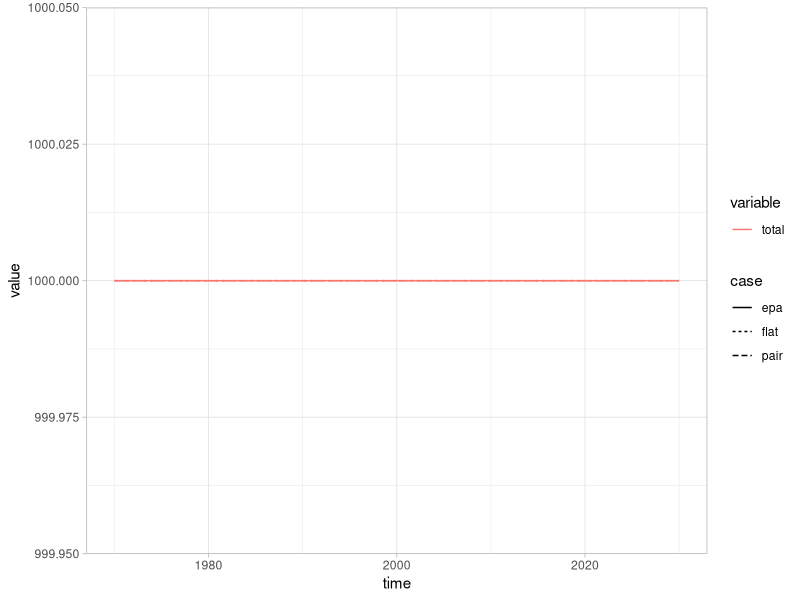
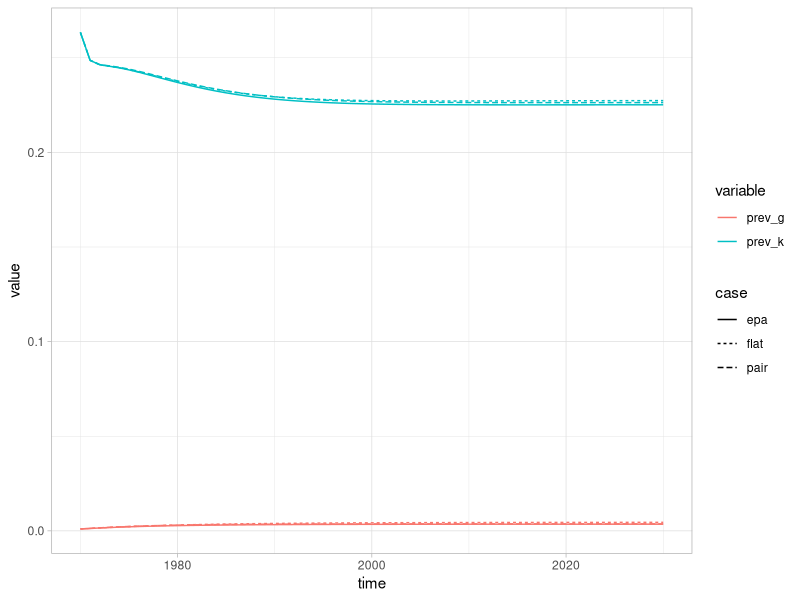
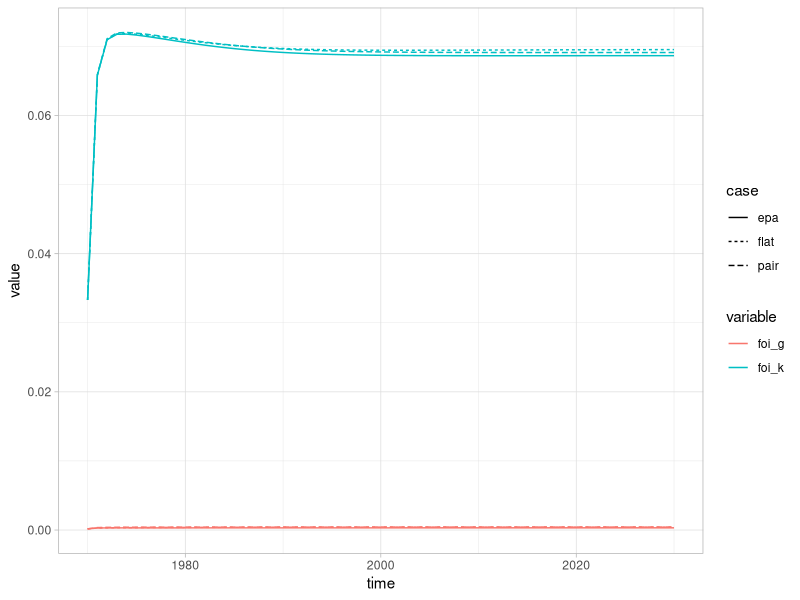

Here is the R script that generated these plots, in order:
library('deSolve')
library('ggplot2')
library('reshape2')
# ------------------------------------------------------------------------------
# indices
# g = gen pop; k = key pop
# S = susceptible; A = acute infection; Y = chronic infection
# u = unpaired (all models); p = post-transm (EPA); gXX: pair states (pair-based)
ylabs = c(
  'gSu','gAu','gYu','kSu','kAu','kYu', # flat  1: 6
  'gAp','gYp','kAp','kYp',             # epa   7:10
  'gSS','gSA','gSY','gAA','gAY','gYY') # pair 11:16
nc = length(ylabs)
for (i in seq(nc)){ assign(ylabs[i],i,env=.GlobalEnv) } # HACK
# ------------------------------------------------------------------------------
# parameters
# unit: years
par.def = function(...){
  p = list(
    # populations
    prop_k = .02, # prop key pop entering
    size = 1000, # total size
    exit = 1/35, # pop turnover
    turn = 1/8.2, # group turnover
    # partnerships
    acts_sh = 3, # acts per short ptr
    rate_sh_kg = 60, # short ptrs rate: key with gen
    rate_sh_kk = 60, # short ptrs rate: key with key
    gap_lo_gg = .5, # mean gap b/w long ptrs
    dur_lo  = 10, # duration of long ptrs
    freq_lo = 70, # act freq per long ptr
    # infection
    beta_Y = .0007, # chronic transm risk per act
    beta_A = .0007*26, # acute transm risk per act
    mort = 1/11, # mort rate among chronic
    prog = 4, # acute-to-chronic rate
    init_Y = 1 # init num infections
  )
  # allow override
  pu = list(...)
  for (name in names(pu)){
    p[[name]] = pu[[name]]
  }
  # conditional
  p$prop_g = 1-p$prop_k # prop gen pop entering
  p$size_k = p$size * p$prop_k * p$exit / (p$turn + p$exit) # equilib key pop size
  p$size_g = p$size - p$size_k # equilib gen pop size
  p$rate_sh_gk = p$rate_sh_kg * p$size_k / p$size_g # short ptrs rate: gen with key
  p$rate_lo_gg = 1/(p$gap_lo_gg+p$dur_lo) # long ptrs rate: gen with gen
  p$cur_lo_gg = p$rate_lo_gg * p$dur_lo # mean num long ptrs among gen pop
  p$acts_lo = p$freq_lo * p$dur_lo # acts per long ptr
  p$prop_pair = 2/p$gap_lo_gg / (1/p$dur_lo + 2/p$gap_lo_gg + p$exit) # equilib prop paired
  # return
  return(p)
}
# ------------------------------------------------------------------------------
# flat
y0.flat = function(p){
  y0 = setNames(rep(0,nc),ylabs)
  y0[gSu] = p$size_g - p$init_Y
  y0[gYu] = p$init_Y
  y0[kSu] = p$size_k - p$init_Y
  y0[kYu] = p$init_Y
  return(y0)
}
dy.flat = function(t,y,p){
  dy = y*0
  # sums
  size_g = y[gSu]+y[gAu]+y[gYu]
  size_k = y[kSu]+y[kAu]+y[kYu]
  prev_g = (size_g-y[gSu]) / size_g
  prev_k = (size_k-y[kSu]) / size_k
  # foi
  B_A_sh = 1-(1-p$beta_A)^(p$acts_sh)
  B_Y_sh = 1-(1-p$beta_Y)^(p$acts_sh)
  B_A_lo = 1-(1-p$beta_A)^(p$acts_lo)
  B_Y_lo = 1-(1-p$beta_Y)^(p$acts_lo)
  foi_g = p$rate_lo_gg * (y[gAu]*B_A_lo + y[gYu]*B_Y_lo) / size_g +
          p$rate_sh_gk * (y[kAu]*B_A_sh + y[kYu]*B_Y_sh) / size_k
  foi_k = p$rate_sh_kg * (y[gAu]*B_A_sh + y[gYu]*B_Y_sh) / size_g +
          p$rate_sh_kk * (y[kAu]*B_A_sh + y[kYu]*B_Y_sh) / size_k
  # dy
  dy[gSu] = -y[gSu]*p$exit +y[kSu]*p$turn +p$size*p$prop_g*p$exit -y[gSu]*foi_g
  dy[kSu] = -y[kSu]*p$exit -y[kSu]*p$turn +p$size*p$prop_k*p$exit -y[kSu]*foi_k
  dy[gAu] = -y[gAu]*p$exit +y[kAu]*p$turn -y[gAu]*p$prog +y[gSu]*foi_g
  dy[kAu] = -y[kAu]*p$exit -y[kAu]*p$turn -y[kAu]*p$prog +y[kSu]*foi_k
  dy[gYu] = -y[gYu]*p$exit +y[kYu]*p$turn -y[gYu]*p$mort +y[gAu]*p$prog
  dy[kYu] = -y[kYu]*p$exit -y[kYu]*p$turn -y[kYu]*p$mort +y[kAu]*p$prog
  # return
  return(list(dy=dy,
    foi_g  = unname(foi_g),
    foi_k  = unname(foi_k),
    prev_g = unname(prev_g),
    prev_k = unname(prev_k)))
}
# ------------------------------------------------------------------------------
# epa
y0.epa = function(p){
  return(y0.flat(p))
}
dy.epa = function(t,y,p){
  dy = y*0
  # sums
  size_g = y[gSu]+y[gAu]+y[gAp]+y[gYu]+y[gYp]
  size_k = y[kSu]+y[kAu]+y[kAp]+y[kYu]+y[kYp]
  prev_g = (size_g-y[gSu]) / size_g
  prev_k = (size_k-y[kSu]) / size_k
  # foi: long (epa)
  Sgg_lo = y[gSu] * p$cur_lo_gg # cur eff ptrs among sus
  Agg_lo = y[gAu] * p$cur_lo_gg + y[gAp] * (p$cur_lo_gg-1) # cur eff ptrs among acute
  Ygg_lo = y[gYu] * p$cur_lo_gg + y[gYp] * (p$cur_lo_gg-1) # cur eff ptrs among chronic
  tot_lo = Sgg_lo + Agg_lo + Ygg_lo # total cur eff ptrs
  foi_Agg = Sgg_lo * Agg_lo / tot_lo * p$freq_lo * p$beta_A # abs trans from acute
  foi_Ygg = Sgg_lo * Ygg_lo / tot_lo * p$freq_lo * p$beta_Y # abs trans from chronic
  foi_Sgg = foi_Agg + foi_Ygg # abs trans to sus
  # foi: short (classic)
  B_A_sh = 1-(1-p$beta_A)^(p$acts_sh)
  B_Y_sh = 1-(1-p$beta_Y)^(p$acts_sh)
  foi_g = p$rate_sh_gk * ((y[kAu]+y[kAp])*B_A_sh + (y[kYu]+y[kYp])*B_Y_sh) / size_k +
          foi_Sgg / y[gSu]
  foi_k = p$rate_sh_kg * ((y[gAu]+y[gAp])*B_A_sh + (y[gYu]+y[gYp])*B_Y_sh) / size_g +
          p$rate_sh_kk * ((y[kAu]+y[kAp])*B_A_sh + (y[kYu]+y[kYp])*B_Y_sh) / size_k
  # dy
  dy[gSu] = -y[gSu]*p$exit +y[kSu]*p$turn +p$size*p$prop_g*p$exit         -y[gSu]*foi_g
  dy[kSu] = -y[kSu]*p$exit -y[kSu]*p$turn +p$size*p$prop_k*p$exit         -y[kSu]*foi_k
  dy[gAp] = -y[gAp]*p$exit +y[kAp]*p$turn -y[gAp]/p$dur_lo -y[gAp]*p$prog +y[gSu]*foi_g  +foi_Agg
  dy[kAp] = -y[kAp]*p$exit -y[kAp]*p$turn -y[kAp]/p$dur_lo -y[kAp]*p$prog +y[kSu]*foi_k
  dy[gAu] = -y[gAu]*p$exit +y[kAu]*p$turn +y[gAp]/p$dur_lo -y[gAu]*p$prog                -foi_Agg
  dy[kAu] = -y[kAu]*p$exit -y[kAu]*p$turn +y[kAp]/p$dur_lo -y[kAu]*p$prog
  dy[gYp] = -y[gYp]*p$exit +y[kYp]*p$turn -y[gYp]/p$dur_lo +y[gAp]*p$prog -y[gYp]*p$mort +foi_Ygg
  dy[kYp] = -y[kYp]*p$exit -y[kYp]*p$turn -y[kYp]/p$dur_lo +y[kAp]*p$prog -y[kYp]*p$mort
  dy[gYu] = -y[gYu]*p$exit +y[kYu]*p$turn +y[gYp]/p$dur_lo +y[gAu]*p$prog -y[gYu]*p$mort -foi_Ygg
  dy[kYu] = -y[kYu]*p$exit -y[kYu]*p$turn +y[kYp]/p$dur_lo +y[kAu]*p$prog -y[kYu]*p$mort
  # return
  return(list(dy=dy,
    foi_g  = unname(foi_g),
    foi_k  = unname(foi_k),
    prev_g = unname(prev_g),
    prev_k = unname(prev_k)))
}
# ------------------------------------------------------------------------------
# pair
y0.pair = function(p){
  y0 = setNames(rep(0,nc),ylabs)
  y0[gSu] = p$size_g * (1-p$prop_pair)
  y0[gSS] = p$size_g * p$prop_pair * 0.5 - p$init_Y
  y0[gSY] = p$init_Y
  y0[kSu] = p$size_k - p$init_Y
  y0[kYu] = p$init_Y
  return(y0)
}
dy.pair = function(t,y,p){
  dy = y*0
  # sums
  size_k  = y[kSu]+y[kAu]+y[kYu]
  size_gu = y[gSu]+y[gAu]+y[gYu]+1e-14
  size_gp = 2*(y[gSS]+y[gSA]+y[gSY]+y[gAA]+y[gAY]+y[gYY])+1e-14
  size_gS = y[gSu] + y[gSS]*2 + y[gSA] + y[gSY]
  size_g  = size_gu + size_gp
  prev_g  = (size_g-size_gS)/size_g
  prev_k  = (size_k-y[kSu])/size_k
  # form & end
  form_gu = 1/p$gap_lo_gg/size_gu
  form_SS = y[gSu]*y[gSu]*form_gu
  form_SA = y[gSu]*y[gAu]*form_gu
  form_SY = y[gSu]*y[gYu]*form_gu
  form_AA = y[gAu]*y[gAu]*form_gu
  form_AY = y[gAu]*y[gYu]*form_gu
  form_YY = y[gYu]*y[gYu]*form_gu
  form_Sx = form_SS*2 +form_SA   +form_SY
  form_Ax = form_SA   +form_AA*2 +form_AY
  form_Yx = form_SY   +form_AY   +form_YY*2
  end_Sx  = (y[gSS]*2 +y[gSA]   +y[gSY]  )/p$dur_lo
  end_Ax  = (y[gSA]   +y[gAA]*2 +y[gAY]  )/p$dur_lo
  end_Yx  = (y[gSY]   +y[gAY]   +y[gYY]*2)/p$dur_lo
  # foi
  B_A_sh = 1-(1-p$beta_A)^(p$acts_sh)
  B_Y_sh = 1-(1-p$beta_Y)^(p$acts_sh)
  y_gA = y[gAu] + y[gSA] + y[gAA]*2 + y[gAY]
  y_gY = y[gYu] + y[gSY] + y[gAY] + y[gYY]*2
  foi_Agg = p$freq_lo * p$beta_A * y[gSA]
  foi_Ygg = p$freq_lo * p$beta_Y * y[gSY]
  foi_gk = p$rate_sh_gk * (y[kAu]*B_A_sh + y[kYu]*B_Y_sh) / size_k
  foi_g  = foi_gk + (foi_Agg + foi_Ygg) / (y[gSS]*2 + y[gSA] + y[gSY])
  foi_k  = p$rate_sh_kg * (y_gA  *B_A_sh + y_gY  *B_Y_sh) / size_g +
           p$rate_sh_kk * (y[kAu]*B_A_sh + y[kYu]*B_Y_sh) / size_k
  # dy
  dy[gSu] = -y[gSu]*p$exit +y[kSu]*p$turn -form_Sx +end_Sx +p$size*p$prop_g*p$exit -y[gSu]*foi_gk +y[gSY]*p$mort
  dy[kSu] = -y[kSu]*p$exit -y[kSu]*p$turn                  +p$size*p$prop_k*p$exit -y[kSu]*foi_k
  dy[gAu] = -y[gAu]*p$exit +y[kAu]*p$turn -form_Ax +end_Ax -y[gAu]*p$prog          +y[gSu]*foi_gk +y[gAY]*p$mort
  dy[kAu] = -y[kAu]*p$exit -y[kAu]*p$turn                  -y[kAu]*p$prog          +y[kSu]*foi_k
  dy[gYu] = -y[gYu]*p$exit +y[kYu]*p$turn -form_Yx +end_Yx +y[gAu]*p$prog -y[gYu]*p$mort
  dy[kYu] = -y[kYu]*p$exit -y[kYu]*p$turn                  +y[kAu]*p$prog -y[kYu]*p$mort
  dy[gSS] = -y[gSS]*(p$exit+1/p$dur_lo) +form_SS                                                               -y[gSS]*2*foi_gk
  dy[gSA] = -y[gSA]*(p$exit+1/p$dur_lo) +form_SA -y[gSA]*p$prog                                 -y[gSA]*foi_gk +y[gSS]*2*foi_gk -foi_Agg
  dy[gSY] = -y[gSY]*(p$exit+1/p$dur_lo) +form_SY +y[gSA]*p$prog   -y[gSY]*p$mort                -y[gSY]*foi_gk -foi_Ygg
  dy[gAA] = -y[gAA]*(p$exit+1/p$dur_lo) +form_AA -y[gAA]*2*p$prog                               +y[gSA]*foi_gk +foi_Agg
  dy[gAY] = -y[gAY]*(p$exit+1/p$dur_lo) +form_AY +y[gAA]*2*p$prog -y[gAY]*p$prog -y[gAY]*p$mort +y[gSY]*foi_gk +foi_Ygg
  dy[gYY] = -y[gYY]*(p$exit+1/p$dur_lo) +form_YY -y[gYY]*2*p$mort +y[gAY]*p$prog
  return(list(dy=dy,
    foi_g  = unname(foi_g),
    foi_k  = unname(foi_k),
    prev_g = unname(prev_g),
    prev_k = unname(prev_k)))
}
# ------------------------------------------------------------------------------
# run & plot
solve = function(case,...){
  time = seq(1970,2030,1)
  p  = par.def(...)
  dy = get(paste0('dy.',case))
  y0 = get(paste0('y0.',case))(p)
  y  = as.data.frame(ode(y0,time,dy,p))
  y[,12:17] = y[,12:17] * 2 # HACK for pair state sizes (i+1 for time)
  y$total = rowSums(y[,ylabs])
  return(y)
}
y.melt = function(ylist){
  ym = do.call(rbind,lapply(names(ylist),function(case){
    yi = cbind(melt(ylist[[case]],id='time'),case=case)
  }))
}
plot = function(ym,vars,...){
  yp = ym[ym$variable %in% vars,]
  g = ggplot(yp,aes(x=time,y=value,...)) +
    geom_line() +
    theme_light()
}
cases = c(flat='flat',epa='epa',pair='pair')
# checking leaks
ym = y.melt(lapply(cases,solve,mort=0))
plot(ym,c('total'),color=variable,linetype=case); ggsave('leaks.pdf',w=8,h=4)
# plotting prev & foi
ym = y.melt(lapply(cases,solve))
plot(ym,c('prev_g','prev_k'),color=variable,linetype=case); ggsave('prev.pdf',w=8,h=4)
plot(ym,c('foi_g','foi_k'),  color=variable,linetype=case); ggsave('foi.pdf',w=8,h=4)
